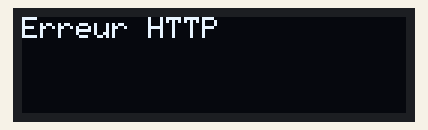
The sketch below on a simulated ESP32. Parts: 128×32 one-colour display. WiFi joins after 1.5 s; servers stay silent unless stated; what the sketch prints to the serial monitor is not drawn.

Above: at 2.3 s.
At 3.5 s:
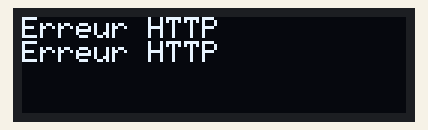
At 4.7 s:
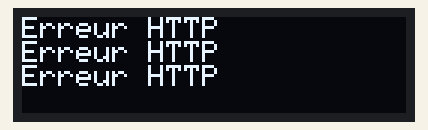
At 5.9 s:
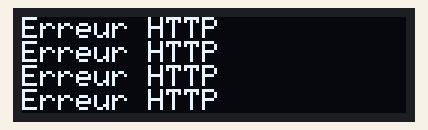

Measured:
- what the display in image 0 shows lasts 1.2 s, from 2.3 s to 3.5 s

The sketch:

tickercrypto_generic.ino
```cpp
#include <WiFi.h>
#include <HTTPClient.h>
#include <Wire.h>
#include "SSD1306Ascii.h"
#include "SSD1306AsciiWire.h"

// Paramètres WiFi
const char* ssid = "ssid";
const char* password = "zePassword";

// Paramètres OLED
#define I2C_ADDRESS 0x3C
#define RST_PIN -1
SSD1306AsciiWire oled;

// Adresse du serveur
const char* serverName = "http://192.168.1.251:1789/";

void setup() {
  Wire.begin(41, 40);
  Wire.setClock(400000L);
  Serial.begin(115200);

#if RST_PIN >= 0
  oled.begin(&Adafruit128x32, I2C_ADDRESS, RST_PIN);
#else
  oled.begin(&Adafruit128x32, I2C_ADDRESS);
#endif

  oled.setFont(Adafruit5x7);
  oled.clear();

  // Connexion WiFi
  WiFi.begin(ssid, password);
  while (WiFi.status() != WL_CONNECTED) {
    delay(1000);
    Serial.println("Connexion au WiFi...");
  }
  Serial.println("Connecté au WiFi !");
}

void loop() {
  if (WiFi.status() == WL_CONNECTED) {
    HTTPClient http;
    const char* cryptos[] = {"BTC", "ETH", "TRX", "MATIC"};
    oled.clear();
    for (int i = 0; i < 4; i++) {
      //http.begin(serverName + cryptos[i]);
      http.begin(String(serverName) + String(cryptos[i]));

      int httpResponseCode = http.GET();

      if (httpResponseCode > 0) {
        String payload = http.getString();
        Serial.println(cryptos[i] + String(": ") + payload);

        oled.set1X();
        oled.print(cryptos[i] + String(": "));
        oled.println(payload);
      } else {
        Serial.print("Erreur HTTP: ");
        Serial.println(httpResponseCode);
        oled.println("Erreur HTTP");
      }
      http.end();
      delay(1000); // Pause entre les requêtes
    }
  } else {
    Serial.println("Erreur WiFi. Tentative de reconnexion...");
    WiFi.begin(ssid, password);
  }
  delay(300000);  // Pause de 5 minutes avant de refaire une requête
}
```
